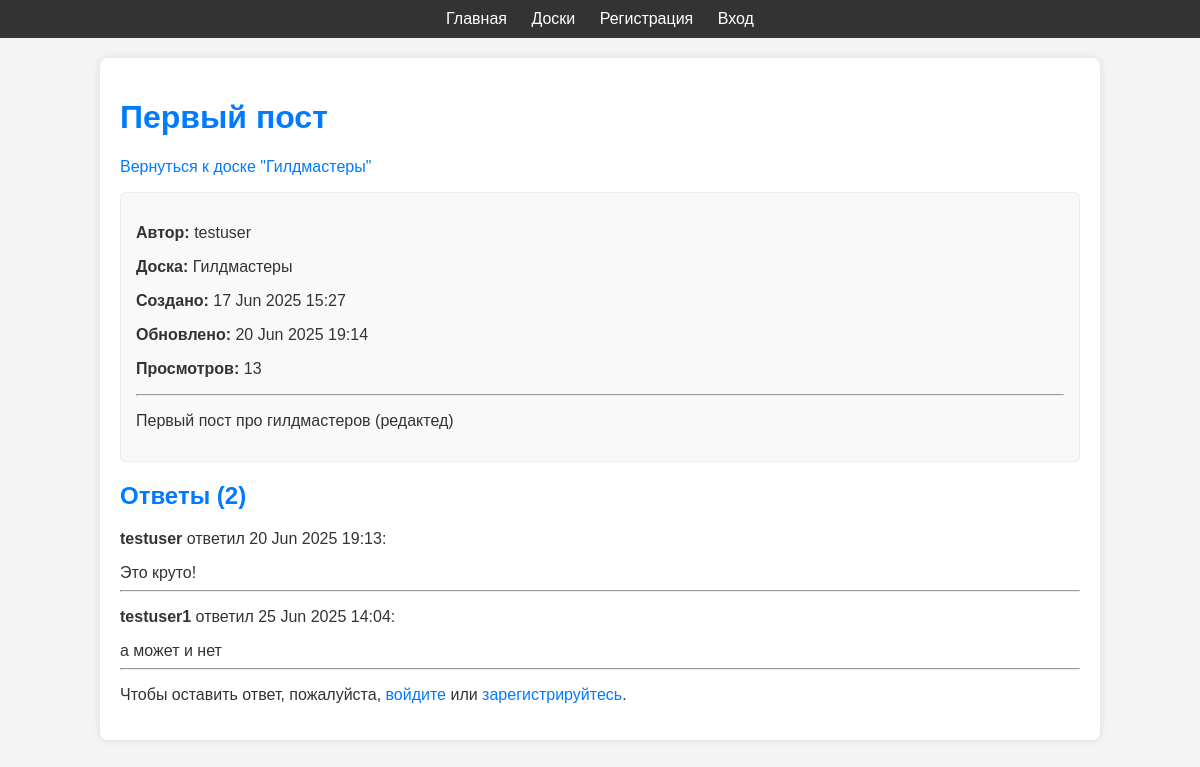
Screenshot of /boards/5/post/1/ with the database file from the repository.
### boards/models.py (models this page shows, shortened)
class Post(models.Model):
    title = models.CharField(max_length=200, verbose_name="Заголовок поста")
    content = CKEditor5Field(verbose_name="Содержимое поста", config_name='default') # Используем 'default' для простоты, как в настройках
    created_at = models.DateTimeField(auto_now_add=True, verbose_name="Дата создания")
    updated_at = models.DateTimeField(auto_now=True, verbose_name="Дата последнего обновления")
    author = models.ForeignKey(User, on_delete=models.CASCADE, related_name='posts', verbose_name="Автор")
    board = models.ForeignKey(Board, on_delete=models.CASCADE, related_name='posts', verbose_name="Доска")
    views = models.PositiveIntegerField(default=0, verbose_name="Количество просмотров") # Переименовал views_count в views для консистентности
    class Meta:
        verbose_name = "Пост"
        verbose_name_plural = "Посты"
        ordering = ['-created_at'] # Сортировка по дате создания (новые сверху)

class Board(models.Model):
    name = models.CharField(max_length=100, unique=True, verbose_name="Название доски")
    description = models.TextField(blank=True, verbose_name="Описание доски")
    created_at = models.DateTimeField(auto_now_add=True, verbose_name="Дата создания")
    updated_at = models.DateTimeField(auto_now=True, verbose_name="Дата последнего обновления")
    class Meta:
        verbose_name = "Доска"
        verbose_name_plural = "Доски"
        ordering = ['name'] # Сортировка по названию по умолчанию

class Response(models.Model):
    post = models.ForeignKey(Post, on_delete=models.CASCADE, related_name='responses', verbose_name="Объявление")
    author = models.ForeignKey(User, on_delete=models.CASCADE, related_name='responses', verbose_name="Автор отклика")
    content = CKEditor5Field(verbose_name="Текст отклика", config_name='default') # <-- ИЗМЕНЕНО: text на content, и тип на CKEditor5Field
    created_at = models.DateTimeField(auto_now_add=True, verbose_name="Дата создания")
    is_accepted = models.BooleanField(default=False, verbose_name="Принят ли отклик")
    updated_at = models.DateTimeField(auto_now=True, verbose_name="Дата последнего обновления")
    class Meta:
        verbose_name = "Отклик"
        verbose_name_plural = "Отклики"
        ordering = ['created_at'] # Сортировка по дате создания (старые сверху)

### boards/views.py (the view)
# urls.py: path('<int:board_pk>/post/<int:post_pk>/', views.post_detail, name='post_detail'),
def post_detail(request, board_pk, post_pk):
    post = get_object_or_404(Post, board__pk=board_pk, pk=post_pk)
    Post.objects.filter(pk=post_pk).update(views=F('views') + 1)
    post.refresh_from_db() # Обновляем объект, чтобы получить актуальное значение views
    responses = Response.objects.filter(post=post).order_by('created_at')
    form = ResponseForm() # Создаем пустую форму для ответа
    return render(request, 'boards/post_detail.html', {
        'post': post,
        'responses': responses,
        'form': form
    })

### templates/boards/post_detail.html (shortened to what this page needs)
{% extends 'base.html' %}
{% block content %}
    <h1>{{ post.title }}</h1>
    <p><a href="{% url 'boards:posts_by_board' pk=post.board.pk %}">Вернуться к доске "{{ post.board.name }}"</a></p>
    <div class="post-content">
        <p><strong>Автор:</strong> {{ post.author.username }}</p>
        <p><strong>Доска:</strong> {{ post.board.name }}</p>
        <p><strong>Создано:</strong> {{ post.created_at|date:"d M Y H:i" }}</p>
        <p><strong>Обновлено:</strong> {{ post.updated_at|date:"d M Y H:i" }}</p>
        <p><strong>Просмотров:</strong> {{ post.views }}</p>
        <hr>
        <div>{{ post.content|safe }}</div>
    </div>
    <h2>Ответы ({{ responses.count }})</h2>
    {% if responses %}
        <ul>
            {% for response in responses %}
                <li>
                    <p><strong>{{ response.author.username }}</strong> ответил {{ response.created_at|date:"d M Y H:i" }}:</p>
                    <div>{{ response.content|safe }}</div>
                    <hr>
                </li>
            {% endfor %}
        </ul>
    {% else %}
        <p>Пока нет ответов. Будьте первым!</p>
    {% endif %}
    {% if user.is_authenticated %}
        <h2>Добавить ответ</h2>
        <form method="post" action="{% url 'boards:add_response' board_pk=post.board.pk post_pk=post.pk %}">
            {% csrf_token %}
            {{ form.as_p }}
            <button type="submit">Опубликовать ответ</button>
        </form>
    {% else %}
        <p>Чтобы оставить ответ, пожалуйста, <a href="{% url 'login_request_code' %}">войдите</a> или <a href="{% url 'register' %}">зарегистрируйтесь</a>.</p>
    {% endif %}
{% endblock %}

### templates/base.html (style rules this page uses)
body { font-family: Arial, sans-serif; margin: 0; padding: 0; background-color: #f4f4f4; color: #333; }
h1, h2 { color: #007bff; }
ul { list-style-type: none; padding: 0; }
li { margin-bottom: 5px; }
a { text-decoration: none; color: #007bff; }
.post-content { background-color: #f9f9f9; padding: 15px; border-radius: 5px; border: 1px solid #eee; }

### rows the page displays
Post: title "Первый пост", board.name "Гилдмастеры", author.username "testuser", created_at "17 Jun 2025 15:27", updated_at "20 Jun 2025 19:14", views "13", content "Первый пост про гилдмастеров (редактед)"
Response: author.username "testuser", created_at "20 Jun 2025 19:13", content "Это круто!"
Response: author.username "testuser1", created_at "25 Jun 2025 14:04", content "а может и нет"

### other values shown
{{ responses.count }} "2"
